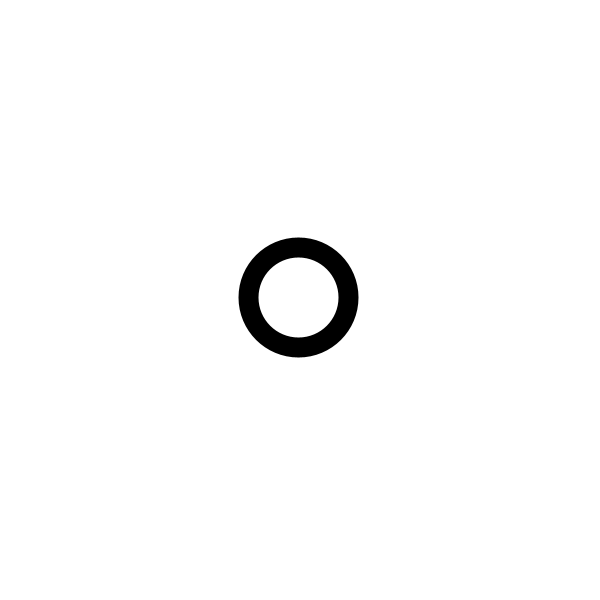
Frame 1 (no input)
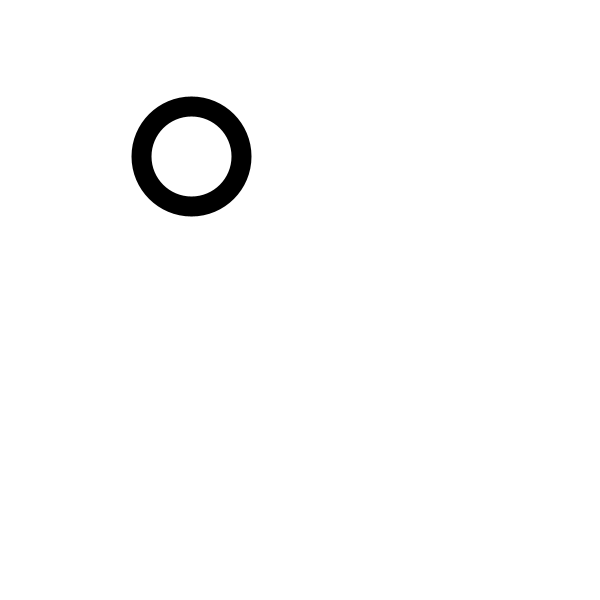
Frame 60 (the mouse pressed at the canvas centre just before this capture)
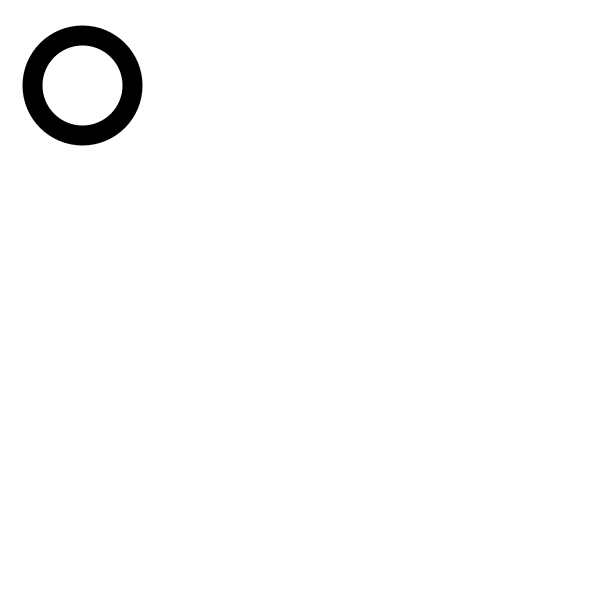
Frame 120 (the mouse held since frame 60 and released just before this capture)

The Processing sketch that drew these frames (run headless with seeded random() and noise(); from frame 60 on, the mouse is pressed at the canvas centre):

// Processing sketch: bouncer_screen_edge
// ── bouncer_screen_edge.pde
//
/*
1. 원 그리기
2. 원 움직이기 
  2-1. 원이 화면 중앙에서 시작
  2-2. 무작위한 방향으로 이동 -> 360도의 방향중 하나 선택
3. 원이 이동을 하다가 화면 가장자리에 이르면 진행경로에 따라서 반사되어나온다.
  3-1. 원의 위치가 화면 가장자리에 이르렀을때 -> cx의 경우 0보다 작아지거나 width보다 커지는 경우
  3-2. vx의 경우에는 위와 같은 조건일때 진행하던 것과 반대방향으로 이동을 해야한다. -> vx에 -1 곱해준다. 
*/
float cx;
float cy;
float R = 100;

float vx;
float vy;

void setup(){
  size(600,600);
  cx = width/2;
  cy = height/2;
  
  // 360도는 degree이고 여기에서는 radian 단위를 쓰는데,
  // 2 * PI는 360도와 동일합니다.
  // PI 는 원주율로, 3.1415..... 식으로 영원히 이어집니다.
  float angle = random(2 * PI);
  float r = 3;
  vx = r * cos(angle);
  vy = r * sin(angle);

}

void draw(){
  background(255);
  
  // x축과 방향이 일치하는 벽을 만났을때, 
  // 속도의 x 성분에 -1을 곱해줍니다.
  if(cx < R * 0.5 || cx > width - R * 0.5){
    vx = vx * -1;
  }
  
  if(cy < R * 0.5 || cy > height - R * 0.5){
    vy = vy * -1;
  }
  
  cx = cx + vx;
  cy = cy + vy;
  
  strokeWeight(20);
  ellipse(cx,cy,R,R);
}
